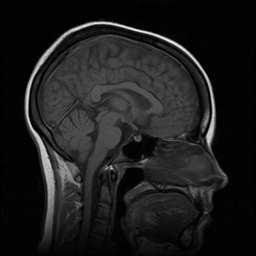
%> input picture images/head1.jpg, 256 x 256 px
$ octave adaptive_histogram.m   (GNU Octave 9; MATLAB toolbox functions it lacks are replaced by stand-ins)
%> lines starting %> are read from the running program, lines starting %| are printed output that depends on the picture
%% Histogram equalization on smaller parts of the image (Tiles)
close all
clear all
clc

I = rgb2gray(imread('../images/head1.jpg'));
%> I: size 256x256 uint8; min 0, max 252, mean 29.1
Ieq = histeq(I);
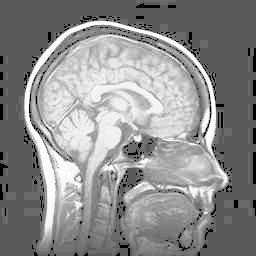
%> Ieq: size 256x256 uint8; min 0, max 255, mean 140
Iad = adapthisteq(I);
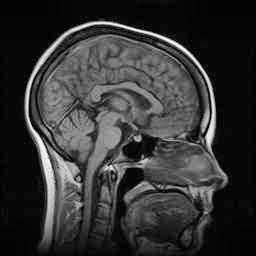
%> Iad: size 256x256 uint8; min 0, max 255, mean 52.4

figure,
subplot(2,3,1); imshow(I);
subplot(2,3,2); imshow(Ieq);
subplot(2,3,3); imshow(Iad);
subplot(2,3,4); imhist(I);
subplot(2,3,5); imhist(Ieq);
subplot(2,3,6); imhist(Iad);
%> after `imhist(Iad)`:
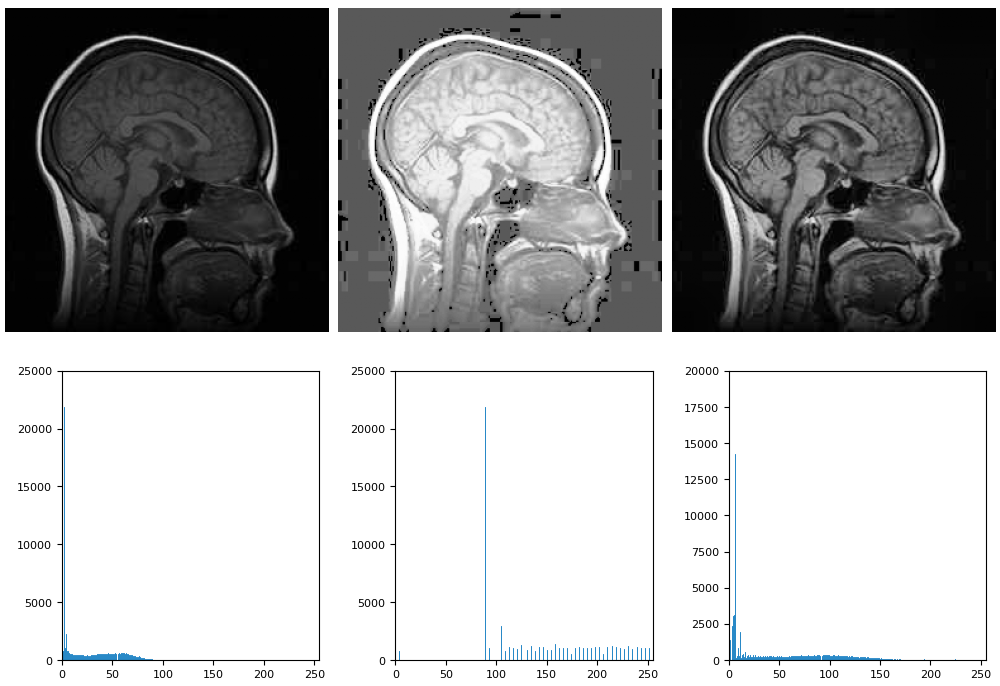
%> figure redrawn from the program's plot data, 6 panels

$ run again, with images/head3.jpg copied over images/head1.jpg
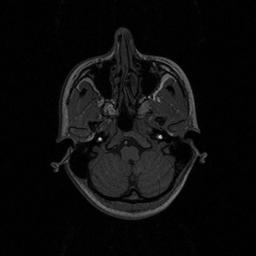
%> input picture images/head3.jpg, 256 x 256 px
%> I is the input picture: size 256x256 uint8; min 0, max 207, mean 12.3
%> `Ieq = histeq(I);`:
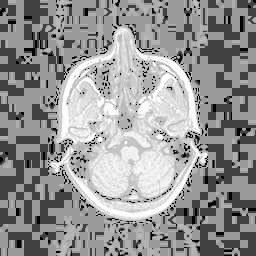
%> Ieq: size 256x256 uint8; min 4, max 255, mean 148.5
%> `Iad = adapthisteq(I);`:
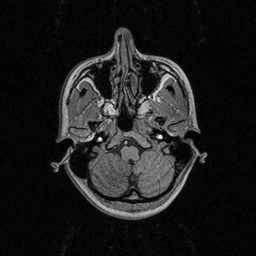
%> Iad: size 256x256 uint8; min 0, max 255, mean 27.9

$ run again, with images/cat00.jpg copied over images/head1.jpg
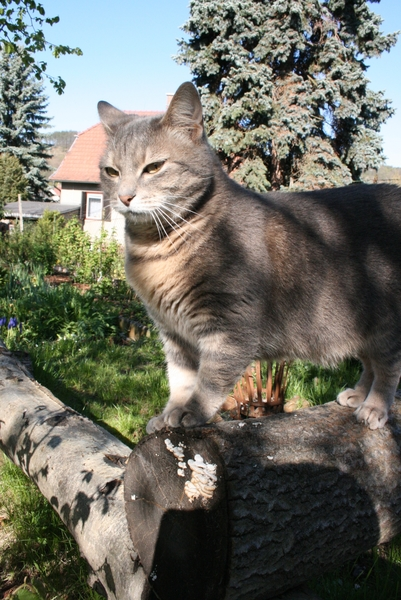
%> input picture images/cat00.jpg, 401 x 600 px
%> `Ieq = histeq(I);`:
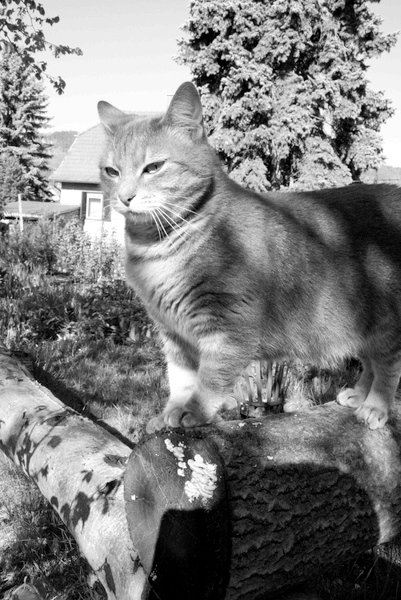
%> Ieq: size 600x401 uint8; min 0, max 255, mean 126.1
%> `Iad = adapthisteq(I);`:
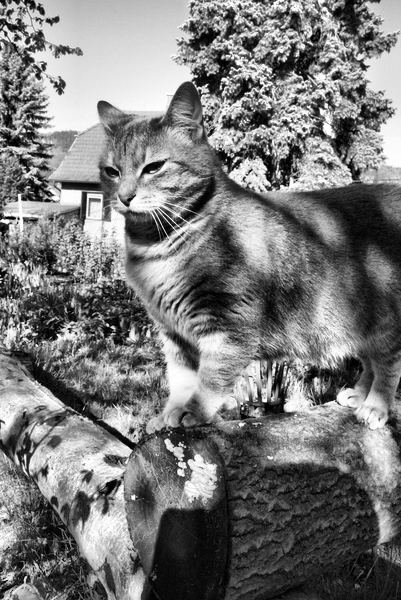
%> Iad: size 600x401 uint8; min 0, max 255, mean 121.1
